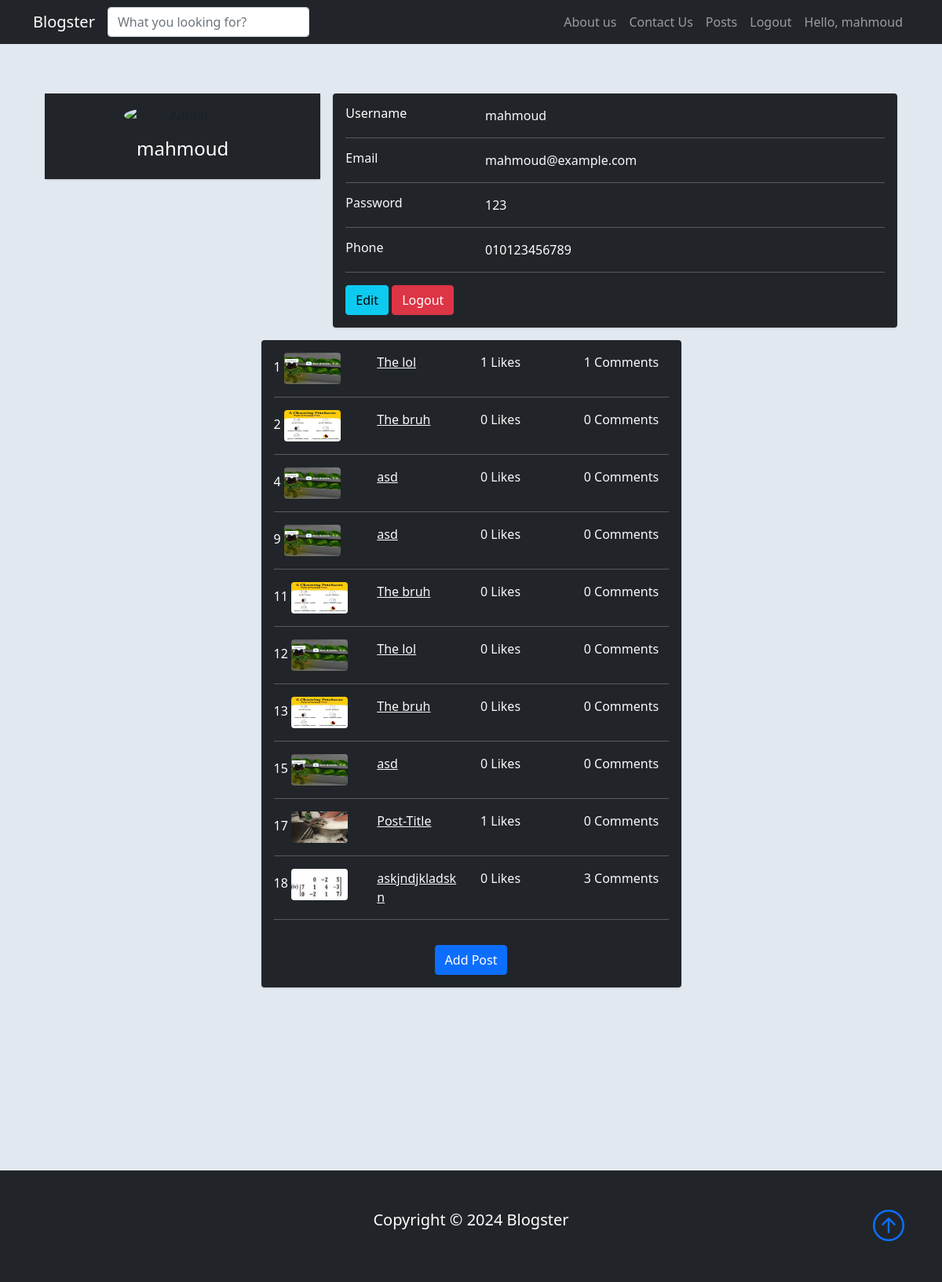
Screenshot of /Profile (signed in) with the database file from the repository.
### tables this page shows
CREATE TABLE "Users" (
	"user_ID"	INTEGER NOT NULL,
	"user_Name"	TEXT NOT NULL,
	"password"	TEXT NOT NULL,
	"phone"	TEXT,
	"email"	TEXT,
	PRIMARY KEY("user_ID")
);

CREATE TABLE "Posts" (
	"post_ID"	INTEGER NOT NULL,
	"content"	TEXT NOT NULL,
	"title"	TEXT NOT NULL,
	"category"	TEXT NOT NULL,
	"likes"	INTEGER NOT NULL DEFAULT 0,
	"date"	TEXT,
	"photo"	TEXT,
	"user_ID"	INTEGER NOT NULL,
	FOREIGN KEY("user_ID") REFERENCES "Users"("user_ID"),
	PRIMARY KEY("post_ID")
);

### app.py (the view)
@app.route('/Profile', methods=['POST', 'GET'])
def Profile():
    if not bool(request.cookies.get('LoggedIn')):
        return redirect(url_for('index'))
    else:
        if request.method == 'POST':
            user = (request.cookies.get('User_id'), request.form['Username'], request.form['Password'], request.form['Phone'], request.form['Email'])
            update_user_data(user)
            return redirect(url_for('Profile'))
        else:
            User_Posts = get_user_posts(request.cookies.get('User_id'), include_comments=True)
            Posts = []
            for post, comments in zip(User_Posts['Posts'], User_Posts['Comments']):
                Posts.append({'Posts': post, 'Comments':comments})
            user = get_user_data(request.cookies.get('User_id'))
        return render_template('Profile.html', LoggedIn=bool(request.cookies.get('LoggedIn')),
                                Username="Hello, " + request.cookies.get('Username'),
                                Userdata=user,
                                UserPosts=Posts)

### utils.py (called while the page is built)
def get_user_posts(user_ID, include_comments=False) -> list:
    conn = sqlite3.connect('DB/blog.db')
    c = conn.cursor()
    c.execute('SELECT * FROM Posts WHERE user_ID=:user_id', {'user_id':user_ID})
    posts = c.fetchall()
    Posts_dict = {'Posts':posts}
    if include_comments:
        comments = []
        for post in posts:
            c.execute('SELECT comment_ID FROM Comments WHERE post_ID=:post_id', {'post_id': post[0]})
            comments.append(len(c.fetchall()))
        Posts_dict['Comments'] = comments
    conn.close()
    return Posts_dict

def get_user_data(id: int):
    conn = sqlite3.connect('DB/blog.db')
    c = conn.cursor()
    c.execute("SELECT * FROM Users WHERE user_ID=:id", {'id': id})
    user = c.fetchone()
    conn.close()
    return user

### templates/Profile.html (shortened to what this page needs)
{% extends 'base.html' %}
{% block head %}
<link rel="stylesheet" href="{{url_for('static', filename='css/profile_page.css')}}">
{% endblock %}
{% block body %}
<div class="container" id="details">
    <div class="main-body">
        <div class="row gutters-sm">
            <div class="col-md-4 mb-3">
                <div class="card">
                    <div class="card-body bg-dark">
                        <div class="d-flex flex-column align-items-center text-center">
                            <img src="https://bootdey.com/img/Content/avatar/avatar7.png" alt="Admin" class="rounded-circle" width="150">
                            <div class="mt-3">
                                <h4 class="text-white">{{ Userdata[1] }}</h4>
                            </div>
                        </div>
                    </div>
                </div>
            </div>
            {% if not Edit %}
            <div class="col-md-8">
                <div class="card mb-3 bg-dark">
                    <div class="card-body">
                        <div class="row">
                            <div class="col-sm-3 text-white">
                                <h6 class="mb-0">Username</h6>
                            </div>
                            <div class="col-sm-9 text-light">
                                {{ Userdata[1] }}
                            </div>
                        </div>
                        <hr class="text-light">
                        <div class="row">
                            <div class="col-sm-3">
                                <h6 class="mb-0 text-light">Email</h6>
                            </div>
                            <div class="col-sm-9 text-light">
                                {{ Userdata[4] }}
                            </div>
                        </div>
                        <hr class="text-light">
                        <div class="row">
                            <div class="col-sm-3 text-light">
                                <h6 class="mb-0">Password</h6>
                            </div>
                            <div class="col-sm-9 text-light">
                                {{ Userdata[2] }}
                            </div>
                        </div>
                        <hr class="text-light">
                        <div class="row">
                            <div class="col-sm-3 text-light">
                                <h6 class="mb-0">Phone</h6>
                            </div>
                            <div class="col-sm-9 text-white">
                                {{ Userdata[3] }}
                            </div>
                        </div>
                        <hr class="text-light">
                        <div class="row">
                            <div class="col-sm-12">
                                <a class="btn btn-info " target="_self" href="/Profile/{{ Userdata[0] }}">Edit</a>
                                <a class="btn btn-danger" target="_self" href="/Logout">Logout</a>
                            </div>
                        </div>
                    </div>
                </div>
            </div>
            <div class="col-md-6 mx-auto">
                <div class="card mb-3 bg-dark">
                    <div class="card-body" >
                        {% for post in UserPosts %}
                        <div class="row">
                            <div class="col-sm-3 text-white">
                                <span class="mb-0">{{post['Posts'][0]}}   </span>
                                <img src="{{post['Posts'][6]}}" style="width: 6vw; height: 5vh;" class="rounded">
                            </div>
                            <div class="col-sm-3">
                                <a href="/Post/{{post['Posts'][0]}}" class="text-light">{{ post['Posts'][2] }}</a>
                            </div>
                            <div class="col-sm-3 text-light">
                                {{ post['Posts'][4] }} Likes
                            </div>
                            <div class="col-sm-3 text-light">
                                {{ post['Comments'] }} Comments
                            </div>
                        </div>
                        <hr class="text-light">
                        {% endfor %}
                    </div>
                    <a href="/AddPost" class="mx-auto mb-3"><button class="btn btn-primary">Add Post</button></a>
                </div>
            </div>
            {% endif %}
        </div>
    </div>
</div>
{% endblock %}

### static/css/style.css (style rules this page uses)
body { background-image: url(../imgs/background.jpg); background-size: cover; background-repeat: no-repeat; background-attachment:fixed; overflow: overlay; }

### static/css/profile_page.css (style rules this page uses)
body { margin-top: 0px; color: #1a202c; text-align: left; background-color: #e2e8f0; }
.main-body { padding: 15px; }
.card { box-shadow: 0 1px 3px 0 rgba(0,0,0,.1), 0 1px 2px 0 rgba(0,0,0,.06); }
.card { position: relative; display: flex; flex-direction: column; min-width: 0; word-wrap: break-word; background-color: #fff; background-clip: border-box; border: 0 solid rgba(0,0,0,.125); border-radius: .25rem; }
.card-body { flex: 1 1 auto; min-height: 1px; padding: 1rem; }
.gutters-sm { margin-right: -8px; margin-left: -8px; }
.gutters-sm > .col, .gutters-sm > [class*=col-] { padding-right: 8px; padding-left: 8px; }
.mb-3, .my-3 { margin-bottom: 1rem !important; }
#details { margin-top: 6vh; margin-bottom: 25.25vh; }

### rows the page displays
Users: user_Name "mahmoud", email "mahmoud@example.com", password "123", phone "010123456789"
Posts: post_ID "1", photo (picture), title "The lol", likes "1"
Posts: post_ID "2", photo (picture), title "The bruh", likes "0"
Posts: post_ID "4", photo (picture), title "asd", likes "0"
Posts: post_ID "9", photo (picture), title "asd", likes "0"
Posts: post_ID "11", photo (picture), title "The bruh", likes "0"
Posts: post_ID "12", photo (picture), title "The lol", likes "0"
Posts: post_ID "13", photo (picture), title "The bruh", likes "0"
Posts: post_ID "15", photo (picture), title "asd", likes "0"
Posts: post_ID "17", photo (picture), title "Post-Title", likes "1"
Posts: post_ID "18", photo (picture), title "askjndjkladskn", likes "0"

### other values shown
{{ Username }} "Hello, mahmoud"
{{ post['Comments'] }} "1" "0" "0" "0" "0" "0" "0" "0" "0" "3"
